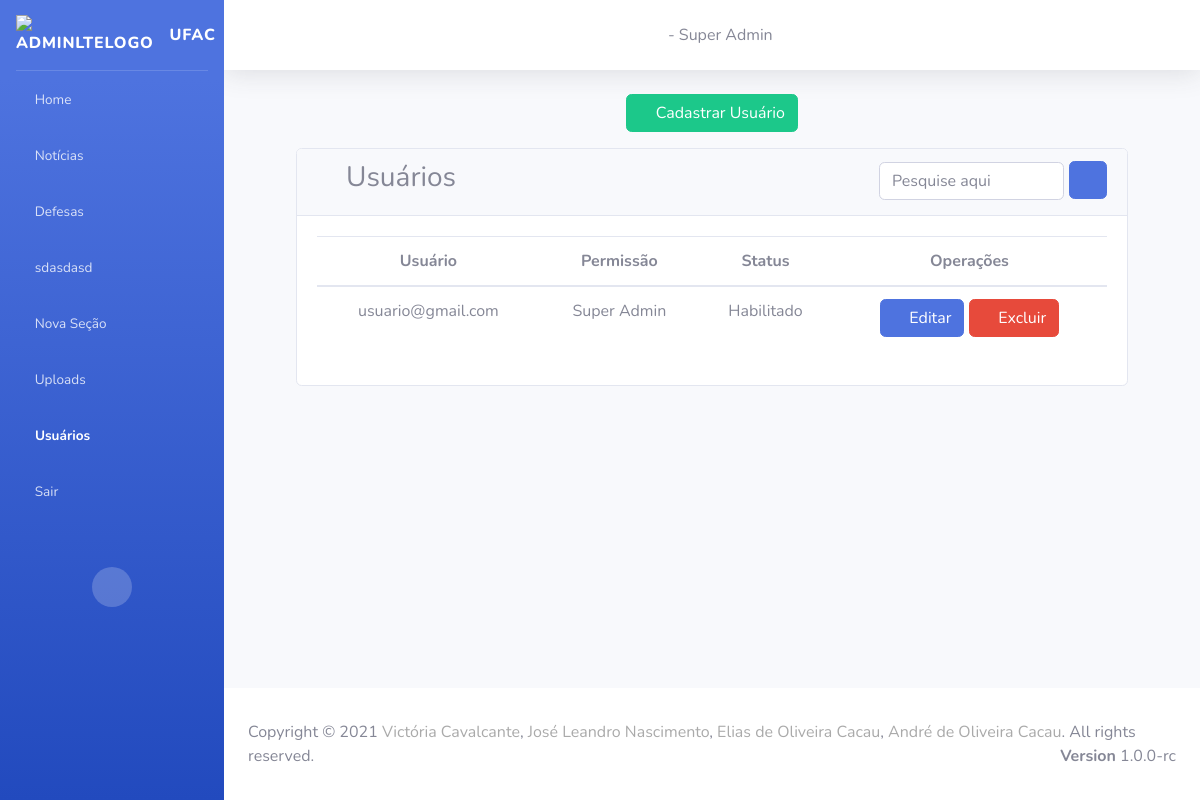
The app's page /usuario/ with its own data.
### secao/models.py (models this page shows)
class Secao(models.Model):
    titulo = models.CharField(
        unique=True,
        max_length= 200,
        null = False,
        blank = False
    )
    icon = models.CharField(
        max_length= 100,
        null = False,
        blank = False
    )
    usuario = models.ForeignKey(
        Usuario,
        on_delete=models.SET_NULL,
        null = True
    )
    ordem = models.IntegerField()
    ativada = models.BooleanField(
        default=True,
    )
    data_criacao = models.DateTimeField(auto_now=True)
    usuarios = models.ManyToManyField(Usuario,related_name="+")

### usuario/models.py (models this page shows)
class Usuario(models.Model):
    usuario = models.CharField(
        max_length = 100,
        null = False,
        blank = False
    )
    senha = models.CharField(
        max_length = 10,
        null = False,
        blank = False
    )
    permissao = models.IntegerField(
        null = False,
        blank = False
    )
    ativado = models.BooleanField(
        null = False,
        blank = False,
        default = True
    )
    data_cadastro = models.DateField(
        auto_now = True
    )

### usuario/views.py (the view)
# urls.py: path('', include('usuario.urls')),
def usuario(request):
    secoes = Secao.objects.all().order_by('ordem')
    usuarios = Usuario.objects.all()
    subsecoes = Subsecao.objects.all().order_by('ordem')
    try:
        usuario_logado = Usuario.objects.get(id=request.session.get('id_usuario'))
    except :
        usuario_logado = None
    return render(request, "usuario/index.html", {"secoes": secoes, "usuarios": usuarios, 'usuario_logado': usuario_logado,'subsecoes':subsecoes})

### usuario/templates/usuario/index.html (shortened to what this page needs)
{% extends 'base.html' %} {% block menu-usuario %}
<li class="nav-item active">
    <a class="nav-link" href="/usuario/">
        <i class="fas fa-user-cog"></i>
        <span translate="no">Usuários</span>
    </a>
</li>
{% endblock %} {% block conteudo %}
<div class="content-header mb-3">
    <div class="container-fluid">
        <div class="row">
            <div class="col text-center">
                <a href="/cadastro_usuario/" class="btn btn-success">
                    <i class="fas fa-plus"></i> Cadastrar Usuário
                </a>
            </div>
        </div>
    </div>
</div>
<section class="content">
    <div class="container">
        <div class="card">
            <div class="card-header">
                <div class="row">
                    <div class="col-8">
                        <h3><i class="nav-icon fas fa-user-cog"></i> Usuários</h3>
                    </div>
                    <div class="col-4 text-right">
                        <form action="/buscar_usuario/" method="post">
                            <input type="text" class="form-control inputValor w-75" style="display:inline;" name="valor_pesquisa" placeholder="Pesquise aqui">
                            <button class="btn btn-primary mb-1" style="display:inline;">
                                <i class="fas fa-search"></i>
                            </button>
                        </form>
                    </div>
                </div>
            </div>
            <div class="card-body">
                <div class="text-center">
                    <table class="table">
                        <thead>
                            <tr>
                                <th>Usuário</th>
                                <th>Permissão</th>
                                <th>Status</th>
                                <th>Operações</th>
                            </tr>
                        </thead>
                        <tbody id="myTable">
                            {% for usuario in usuarios %}
                            <tr>
                                <td>
                                    {{usuario.usuario}}
                                </td>
                                <td>
                                    {% if usuario.permissao == 1 %} Admin {% else %} Super Admin {% endif %}
                                </td>
                                <td>
                                    {% if usuario.ativado == 1 %} Habilitado {% else %} Desabilitado {% endif %}
                                </td>
                                <td>
                                    <form action="/editar_usuario/" method="post" style="display:inline;">
                                        <button class="btn btn-primary">
                                            <i class="fas fa-edit"></i>
                                                    Editar
                                        </button>
                                    </form>
                                    <button class="btn btn-danger" data-toggle="modal" data-target="#modalDelete{{usuario.id}}">
                                        <i class="fas fa-trash"></i>
                                        Excluir
                                    </button>
                                </td>
                            </tr>
                            {% endfor %}
                        </tbody>
                    </table>
                </div>
            </div>
        </div>
    </div>
</section>
{% endblock %}

### home/templates/base.html (shortened to what this page needs)
{% load static %} {% load auxiliares %}
<!DOCTYPE html>
<html lang="pt-BR">
<head>
    <link href="{% static 'vendor/fontawesome-free/css/all.min.css' %}" rel="stylesheet" type="text/css">
    <link href="{% static 'css/sb-admin-2.min.css' %}" rel="stylesheet">
    <link rel="stylesheet" href="{% static 'css/style-admin.css' %}">
    <link rel="stylesheet" href="{% static 'css/style-home.css' %}">
    <link rel="stylesheet" href="{% static 'css/style-contrele-permicoes.css' %}">
</head>
<body id="page-top">
    <div id="wrapper">
        <ul class="navbar-nav bg-gradient-primary sidebar sidebar-dark accordion" id="accordionSidebar">
            <a class="sidebar-brand d-flex align-items-center justify-content-flex-start" href="/">
                <div class="sidebar-brand-icon">
                    <img class="animation__shake" src="{% static '/img/ufac-logo.png' %}" alt="AdminLTELogo" height="auto" width="45">
                </div>
                <div class="sidebar-brand-text mx-3">UFAC</div>
            </a>
            <hr class="sidebar-divider my-0"> {% block menu-home %}
            <li class="nav-item">
                <a href="/home/" class="nav-link">
                    <i class="fas fa-home"></i>
                    <span translate="no">Home</span>
                </a>
            </li>
            {% endblock %} {% block menu-noticia %}
            <li class="nav-item">
                <a href="/noticias/" class="nav-link">
                    <i class="fas fa-newspaper"></i>
                    <span translate="no">Notícias</span>
                </a>
            </li>
            {% endblock %} {% block menu-defesa %}
            <li class="nav-item">
                <a href="/defesa/" class="nav-link">
                    <i class="fas fa-user-graduate"></i>
                    <span translate="no">Defesas</span>
                </a>
            </li>
            {% endblock %} {% for secao in secoes %}
            <li class="nav-item">
                <a class="nav-link collapsed" href="#" data-toggle="collapse" data-target="#collapse{{secao.id}}" aria-expanded="true" aria-controls="collapseTwo">
                    <i class="{{ secao.icon }}"></i>
                    <span>{{secao.titulo}}</span>
                </a>
            </li>
            {% endfor %} {% block menu-secao-add %}
            <li class="nav-item">
                <a href="/addSecao/" class="nav-link">
                    <i class="fas fa-plus-circle"></i>
                    <span translate="no">Nova Seção</span>
                </a>
            </li>
            {% endblock %} {% block menu-upload %}
            <li class="nav-item">
                <a href="/upload" class="nav-link">
                    <i class="fas fa-upload"></i>
                    <span translate="no">Uploads</span>
                </a>
            </li>
            {% endblock %} {% block menu-usuario %}{% endblock %}
            <li class="nav-item mb-5">
                <a href="" class="nav-link" data-toggle="modal" data-target="#sair">
                    <i class="nav-icon fas fa-reply"></i>
                    <span translate="no">Sair</span>
                </a>
            </li>
            <div class="text-center d-none d-md-inline">
                <button class="rounded-circle border-0" id="sidebarToggle"></button>
            </div>
        </ul>
        <div id="content-wrapper" class="d-flex flex-column">
            <div id="content">
                <nav class="navbar navbar-expand navbar-light bg-white topbar mb-4 static-top shadow">
                    <div class="text-center w-100">
                        <i class="fas fa-user-circle"></i> {{usuario_logado.usuario }} - Super Admin
                    </div>
                </nav>
                <div class="container-fluid">
                    <div class="container">
                         {% block conteudo %} {% endblock %}
                    </div>
                </div>
            </div>
            <footer class="sticky-footer bg-white">
                <div class="container">
                    Copyright &copy; 2021 <a href="https://github.com/VictoriaCavalcante" target="_blank" style="color: #aaa">Victória Cavalcante</a>,
                    <a href="https://github.com/JoseLeandroNascimento" target="_blank" style="color: #aaa">José Leandro
                        Nascimento</a>,
                    <a href="https://github.com/EliasCacau" target="_blank" style="color: #aaa">Elias de Oliveira
                        Cacau</a>,
                    <a href="https://github.com/AndreCacau" target="_blank" style="color: #aaa">André de Oliveira
                        Cacau</a>. All rights reserved.
                    <div class="float-right d-none d-sm-inline-block">
                        <b>Version</b> 1.0.0-rc
                    </div>
                </div>
            </footer>
        </div>
    </div>
</body>
</html>

### records on screen
Secao: titulo "sdasdasd"
Usuario: usuario "usuario@gmail.com", permissao "Super Admin", ativado "Habilitado"
